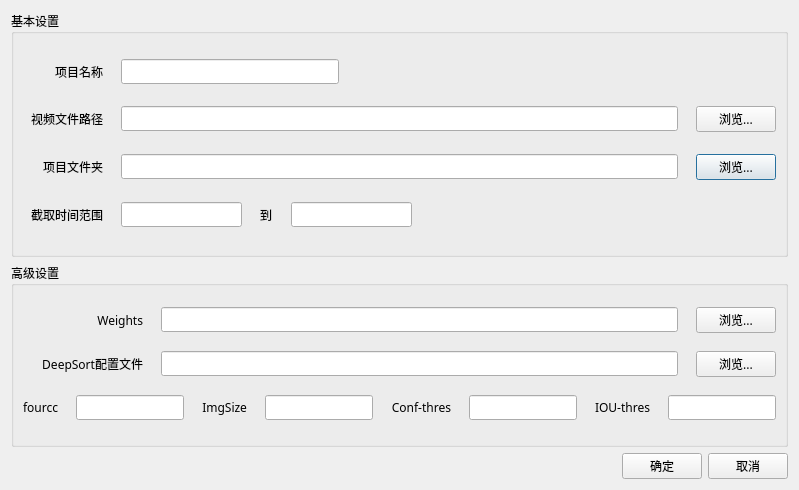
<?xml version="1.0" encoding="UTF-8"?>
<ui version="4.0">
 <class>Dialog</class>
 <widget class="QDialog" name="Dialog">
  <property name="geometry">
   <rect>
    <x>0</x>
    <y>0</y>
    <width>799</width>
    <height>490</height>
   </rect>
  </property>
  <property name="font">
   <font>
    <family>微软雅黑</family>
   </font>
  </property>
  <property name="windowTitle">
   <string>从视频创建新项目</string>
  </property>
  <layout class="QGridLayout" name="gridLayout_3" rowstretch="4,3,1">
   <item row="0" column="0">
    <widget class="QGroupBox" name="groupBox">
     <property name="title">
      <string>基本设置</string>
     </property>
     <layout class="QGridLayout" name="gridLayout">
      <item row="0" column="1">
       <layout class="QHBoxLayout" name="horizontalLayout_3" stretch="1,3,6">
        <property name="spacing">
         <number>18</number>
        </property>
        <item>
         <widget class="QLabel" name="label_2">
          <property name="minimumSize">
           <size>
            <width>80</width>
            <height>0</height>
           </size>
          </property>
          <property name="font">
           <font>
            <family>微软雅黑</family>
            <pointsize>9</pointsize>
           </font>
          </property>
          <property name="layoutDirection">
           <enum>Qt::LeftToRight</enum>
          </property>
          <property name="autoFillBackground">
           <bool>false</bool>
          </property>
          <property name="text">
           <string>项目名称</string>
          </property>
          <property name="alignment">
           <set>Qt::AlignRight|Qt::AlignTrailing|Qt::AlignVCenter</set>
          </property>
         </widget>
        </item>
        <item>
         <widget class="QLineEdit" name="projectName"/>
        </item>
        <item>
         <spacer name="horizontalSpacer_2">
          <property name="orientation">
           <enum>Qt::Horizontal</enum>
          </property>
          <property name="sizeHint" stdset="0">
           <size>
            <width>40</width>
            <height>20</height>
           </size>
          </property>
         </spacer>
        </item>
       </layout>
      </item>
      <item row="2" column="1">
       <layout class="QHBoxLayout" name="horizontalLayout_4">
        <property name="spacing">
         <number>18</number>
        </property>
        <item>
         <widget class="QLabel" name="label_3">
          <property name="minimumSize">
           <size>
            <width>80</width>
            <height>0</height>
           </size>
          </property>
          <property name="font">
           <font>
            <family>微软雅黑</family>
            <pointsize>9</pointsize>
           </font>
          </property>
          <property name="layoutDirection">
           <enum>Qt::LeftToRight</enum>
          </property>
          <property name="autoFillBackground">
           <bool>false</bool>
          </property>
          <property name="text">
           <string>项目文件夹</string>
          </property>
          <property name="alignment">
           <set>Qt::AlignRight|Qt::AlignTrailing|Qt::AlignVCenter</set>
          </property>
         </widget>
        </item>
        <item>
         <widget class="QLineEdit" name="projectPath"/>
        </item>
        <item>
         <widget class="QPushButton" name="chooseProjectPathButton">
          <property name="text">
           <string>浏览...</string>
          </property>
         </widget>
        </item>
       </layout>
      </item>
      <item row="1" column="1">
       <layout class="QHBoxLayout" name="horizontalLayout_2">
        <property name="spacing">
         <number>18</number>
        </property>
        <item>
         <widget class="QLabel" name="label">
          <property name="minimumSize">
           <size>
            <width>80</width>
            <height>0</height>
           </size>
          </property>
          <property name="font">
           <font>
            <family>微软雅黑</family>
            <pointsize>9</pointsize>
           </font>
          </property>
          <property name="layoutDirection">
           <enum>Qt::LeftToRight</enum>
          </property>
          <property name="autoFillBackground">
           <bool>false</bool>
          </property>
          <property name="text">
           <string>视频文件路径</string>
          </property>
          <property name="alignment">
           <set>Qt::AlignRight|Qt::AlignTrailing|Qt::AlignVCenter</set>
          </property>
         </widget>
        </item>
        <item>
         <widget class="QLineEdit" name="videoPath"/>
        </item>
        <item>
         <widget class="QPushButton" name="chooseVideoPathButton">
          <property name="text">
           <string>浏览...</string>
          </property>
         </widget>
        </item>
       </layout>
      </item>
      <item row="3" column="1">
       <layout class="QHBoxLayout" name="horizontalLayout_7" stretch="0,10,1,10,30">
        <property name="spacing">
         <number>18</number>
        </property>
        <item>
         <widget class="QLabel" name="label_6">
          <property name="minimumSize">
           <size>
            <width>80</width>
            <height>0</height>
           </size>
          </property>
          <property name="font">
           <font>
            <family>微软雅黑</family>
            <pointsize>9</pointsize>
           </font>
          </property>
          <property name="layoutDirection">
           <enum>Qt::LeftToRight</enum>
          </property>
          <property name="autoFillBackground">
           <bool>false</bool>
          </property>
          <property name="text">
           <string>截取时间范围</string>
          </property>
          <property name="alignment">
           <set>Qt::AlignRight|Qt::AlignTrailing|Qt::AlignVCenter</set>
          </property>
         </widget>
        </item>
        <item>
         <widget class="QLineEdit" name="startTime"/>
        </item>
        <item>
         <widget class="QLabel" name="label_7">
          <property name="text">
           <string>到</string>
          </property>
         </widget>
        </item>
        <item>
         <widget class="QLineEdit" name="endTime"/>
        </item>
        <item>
         <spacer name="horizontalSpacer_3">
          <property name="orientation">
           <enum>Qt::Horizontal</enum>
          </property>
          <property name="sizeHint" stdset="0">
           <size>
            <width>40</width>
            <height>20</height>
           </size>
          </property>
         </spacer>
        </item>
       </layout>
      </item>
     </layout>
    </widget>
   </item>
   <item row="1" column="0">
    <widget class="QGroupBox" name="groupBox_2">
     <property name="title">
      <string>高级设置</string>
     </property>
     <layout class="QGridLayout" name="gridLayout_2">
      <item row="0" column="0">
       <layout class="QHBoxLayout" name="horizontalLayout_5">
        <property name="spacing">
         <number>18</number>
        </property>
        <item>
         <widget class="QLabel" name="label_4">
          <property name="minimumSize">
           <size>
            <width>120</width>
            <height>0</height>
           </size>
          </property>
          <property name="font">
           <font>
            <family>微软雅黑</family>
            <pointsize>9</pointsize>
           </font>
          </property>
          <property name="layoutDirection">
           <enum>Qt::LeftToRight</enum>
          </property>
          <property name="autoFillBackground">
           <bool>false</bool>
          </property>
          <property name="text">
           <string>Weights</string>
          </property>
          <property name="alignment">
           <set>Qt::AlignRight|Qt::AlignTrailing|Qt::AlignVCenter</set>
          </property>
         </widget>
        </item>
        <item>
         <widget class="QLineEdit" name="weightsPath"/>
        </item>
        <item>
         <widget class="QPushButton" name="chooseWeightsButton">
          <property name="text">
           <string>浏览...</string>
          </property>
         </widget>
        </item>
       </layout>
      </item>
      <item row="1" column="0">
       <layout class="QHBoxLayout" name="horizontalLayout_6">
        <property name="spacing">
         <number>18</number>
        </property>
        <item>
         <widget class="QLabel" name="label_5">
          <property name="minimumSize">
           <size>
            <width>120</width>
            <height>0</height>
           </size>
          </property>
          <property name="font">
           <font>
            <family>微软雅黑</family>
            <pointsize>9</pointsize>
           </font>
          </property>
          <property name="layoutDirection">
           <enum>Qt::LeftToRight</enum>
          </property>
          <property name="autoFillBackground">
           <bool>false</bool>
          </property>
          <property name="text">
           <string>DeepSort配置文件</string>
          </property>
          <property name="alignment">
           <set>Qt::AlignRight|Qt::AlignTrailing|Qt::AlignVCenter</set>
          </property>
         </widget>
        </item>
        <item>
         <widget class="QLineEdit" name="deepsortPath"/>
        </item>
        <item>
         <widget class="QPushButton" name="chooseDeepsortButton">
          <property name="text">
           <string>浏览...</string>
          </property>
         </widget>
        </item>
       </layout>
      </item>
      <item row="2" column="0">
       <layout class="QHBoxLayout" name="horizontalLayout_12">
        <property name="spacing">
         <number>18</number>
        </property>
        <item>
         <layout class="QHBoxLayout" name="horizontalLayout_13">
          <property name="spacing">
           <number>18</number>
          </property>
          <item>
           <widget class="QLabel" name="label_10">
            <property name="minimumSize">
             <size>
              <width>0</width>
              <height>0</height>
             </size>
            </property>
            <property name="font">
             <font>
              <family>微软雅黑</family>
              <pointsize>9</pointsize>
             </font>
            </property>
            <property name="layoutDirection">
             <enum>Qt::LeftToRight</enum>
            </property>
            <property name="autoFillBackground">
             <bool>false</bool>
            </property>
            <property name="text">
             <string>fourcc</string>
            </property>
            <property name="alignment">
             <set>Qt::AlignRight|Qt::AlignTrailing|Qt::AlignVCenter</set>
            </property>
           </widget>
          </item>
          <item>
           <widget class="QLineEdit" name="fourcc"/>
          </item>
         </layout>
        </item>
        <item>
         <layout class="QHBoxLayout" name="horizontalLayout_14">
          <property name="spacing">
           <number>18</number>
          </property>
          <item>
           <widget class="QLabel" name="label_11">
            <property name="minimumSize">
             <size>
              <width>0</width>
              <height>0</height>
             </size>
            </property>
            <property name="font">
             <font>
              <family>微软雅黑</family>
              <pointsize>9</pointsize>
             </font>
            </property>
            <property name="layoutDirection">
             <enum>Qt::LeftToRight</enum>
            </property>
            <property name="autoFillBackground">
             <bool>false</bool>
            </property>
            <property name="text">
             <string>ImgSize</string>
            </property>
            <property name="alignment">
             <set>Qt::AlignRight|Qt::AlignTrailing|Qt::AlignVCenter</set>
            </property>
           </widget>
          </item>
          <item>
           <widget class="QLineEdit" name="imgSize"/>
          </item>
         </layout>
        </item>
        <item>
         <layout class="QHBoxLayout" name="horizontalLayout_15">
          <property name="spacing">
           <number>18</number>
          </property>
          <item>
           <widget class="QLabel" name="label_12">
            <property name="minimumSize">
             <size>
              <width>0</width>
              <height>0</height>
             </size>
            </property>
            <property name="font">
             <font>
              <family>微软雅黑</family>
              <pointsize>9</pointsize>
             </font>
            </property>
            <property name="layoutDirection">
             <enum>Qt::LeftToRight</enum>
            </property>
            <property name="autoFillBackground">
             <bool>false</bool>
            </property>
            <property name="text">
             <string>Conf-thres</string>
            </property>
            <property name="alignment">
             <set>Qt::AlignRight|Qt::AlignTrailing|Qt::AlignVCenter</set>
            </property>
           </widget>
          </item>
          <item>
           <widget class="QLineEdit" name="confThres"/>
          </item>
         </layout>
        </item>
        <item>
         <layout class="QHBoxLayout" name="horizontalLayout_16">
          <property name="spacing">
           <number>18</number>
          </property>
          <item>
           <widget class="QLabel" name="label_13">
            <property name="minimumSize">
             <size>
              <width>0</width>
              <height>0</height>
             </size>
            </property>
            <property name="font">
             <font>
              <family>微软雅黑</family>
              <pointsize>9</pointsize>
             </font>
            </property>
            <property name="layoutDirection">
             <enum>Qt::LeftToRight</enum>
            </property>
            <property name="autoFillBackground">
             <bool>false</bool>
            </property>
            <property name="text">
             <string>IOU-thres</string>
            </property>
            <property name="alignment">
             <set>Qt::AlignRight|Qt::AlignTrailing|Qt::AlignVCenter</set>
            </property>
           </widget>
          </item>
          <item>
           <widget class="QLineEdit" name="iouThres"/>
          </item>
         </layout>
        </item>
       </layout>
      </item>
     </layout>
    </widget>
   </item>
   <item row="2" column="0">
    <layout class="QHBoxLayout" name="horizontalLayout">
     <item>
      <spacer name="horizontalSpacer">
       <property name="orientation">
        <enum>Qt::Horizontal</enum>
       </property>
       <property name="sizeHint" stdset="0">
        <size>
         <width>378</width>
         <height>20</height>
        </size>
       </property>
      </spacer>
     </item>
     <item>
      <widget class="QPushButton" name="confirmButton">
       <property name="font">
        <font>
         <family>微软雅黑</family>
        </font>
       </property>
       <property name="text">
        <string>确定</string>
       </property>
      </widget>
     </item>
     <item>
      <widget class="QPushButton" name="cancelButton">
       <property name="font">
        <font>
         <family>微软雅黑</family>
        </font>
       </property>
       <property name="text">
        <string>取消</string>
       </property>
      </widget>
     </item>
    </layout>
   </item>
  </layout>
 </widget>
 <resources/>
 <connections/>
</ui>
